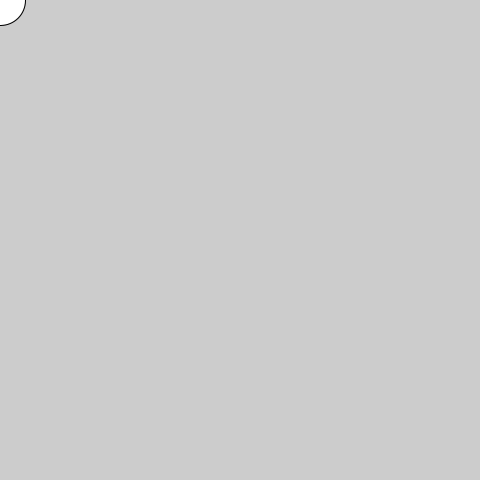
Frame 1 (no input)
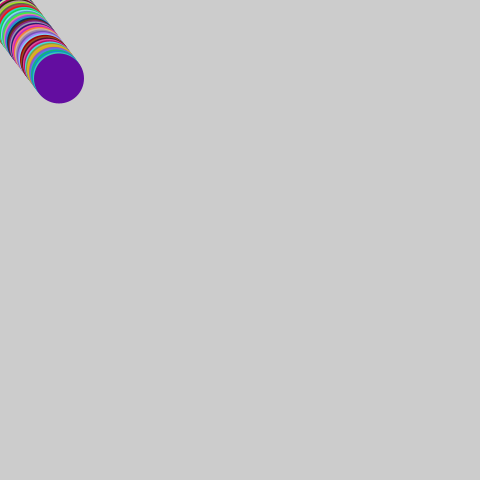
Frame 60 (the mouse pressed at the canvas centre just before this capture)
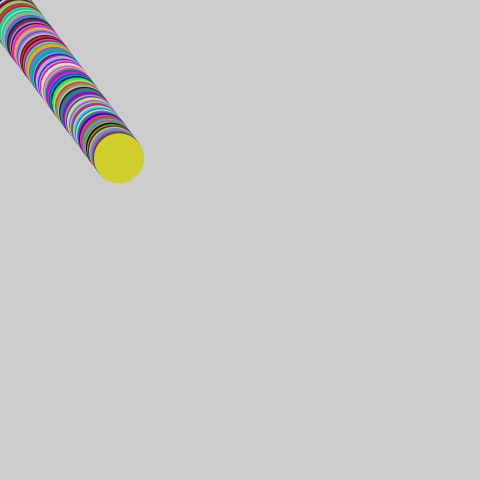
Frame 120 (the mouse held since frame 60 and released just before this capture)

The Processing sketch that drew these frames (run headless with seeded random() and noise(); from frame 60 on, the mouse is pressed at the canvas centre):

// Processing sketch: tq1
// ── tq1.pde
float x,y;
float xspeed=1.0;
float yspeed=1.33;



void setup()
{
size(480,480);

};

void draw(){
ellipse(x,y,50,50);
fill(int(random(255)),int(random(255)),int(random(255)));
noStroke();
x+=xspeed;
y+=yspeed;
if (x>width||x<0){
xspeed=xspeed*-1;
}
if (y>height||y<0){
yspeed=yspeed*-1;
}
 
}
